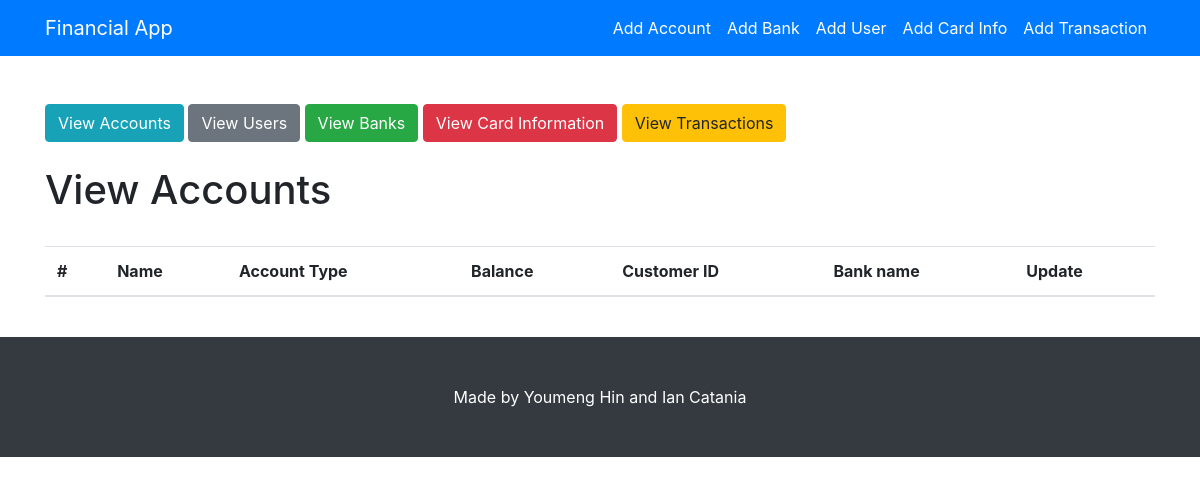
The app's page /users/view-accounts/, older data.
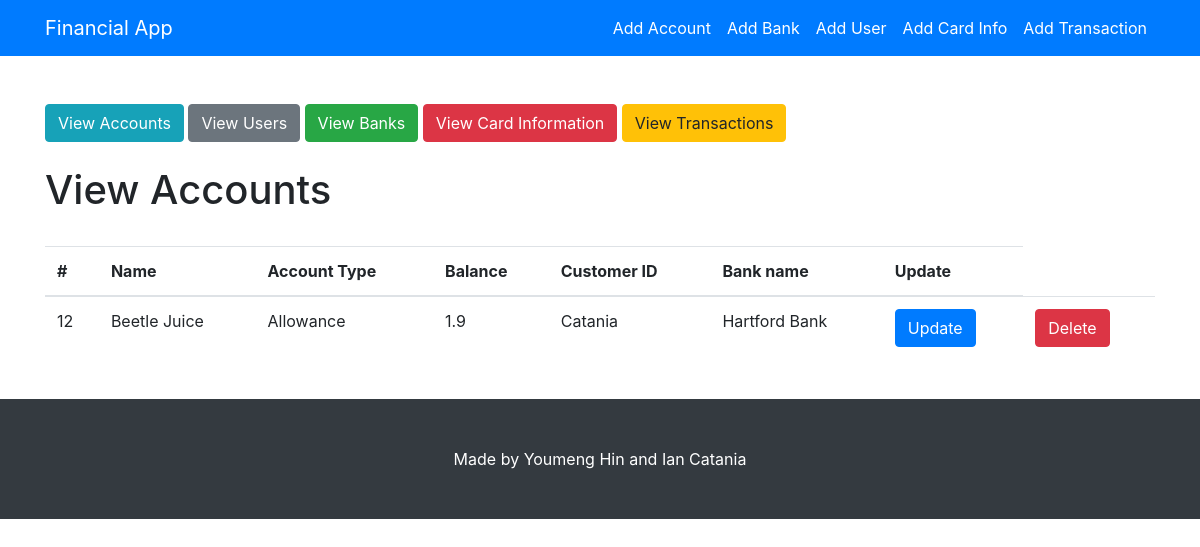
The same page, newer data.
### users/models.py (models this page shows, shortened)
class Account(models.Model):
    account_num = models.BigIntegerField()
    account_name = models.CharField(max_length=100, default="My Account")
    account_type = models.CharField(max_length=100, default="Checking")
    account_bal = models.FloatField()
    customer_id = models.ForeignKey(Customer, on_delete=models.CASCADE)
    bank_name = models.ForeignKey(Bank, on_delete=models.CASCADE)

class Customer(models.Model):
    customer_id = models.AutoField(primary_key=True)
    last_name = models.CharField(max_length=100, default="lastname")
    first_name = models.CharField(max_length=100, default="first")
    phone_number = models.CharField(max_length=100, default="phone")
    email = models.CharField(max_length=100, default="email")
    def __str__(self):
        return "{}".format(self.last_name)

class Bank(models.Model):
    bank_name = models.CharField(max_length=100, default="bank")
    routing_number = models.BigIntegerField()
    bank_phone = models.CharField(max_length=100)
    def __str__(self):
        return "{}".format(self.bank_name)

### users/views.py (the view)
def view_accounts(request):
    template_name = 'users/view_accounts.html'
    accounts = Account.objects.all()
    context = {
        'accounts': accounts
    }
    return render(request, template_name, context)

### users/templates/users/view_accounts.html
{% extends "users/base.html"%}
{%block content%}
<br><br>
<h1> View Accounts </h1>
<br>
<table class="table">
    <thead>
    <tr>
        <th scope="col">#</th>
        <th scope="col">Name</th>
        <th scope="col">Account Type</th>
        <th scope="col">Balance</th>
        <th scope="col">Customer ID</th>
        <th scope="col">Bank name</th>
        <th scope="col">Update</th>
    </tr>
    </thead>
    <tbody>
    {%for account in accounts%}
    <tr>
        <td>{{account.account_num}}</td>
        <td>{{account.account_name}}</td>
        <td>{{account.account_type}}</td>
        <td>{{account.account_bal}}</td>
        <td>{{account.customer_id}}</td>
        <td>{{account.bank_name}}</td>
        <td><a href="{% url 'account_update' account.id %}">
            <button type="button" class="btn btn-primary"> Update</button>
        </a></td>
        <td><a href="{% url 'account_delete' account.id %}">
            <button type="button" class="btn btn-danger"> Delete</button>
        </a></td>
    </tr>
    {%endfor%}
    </tbody>
</table>
<br>
{%endblock content%}

Row changes from the older to the newer data that the page shows:
added Account: account_num "12", account_name "Beetle Juice", account_type "Allowance", account_bal "1.9", customer_id "Catania", bank_name "Hartford Bank"
